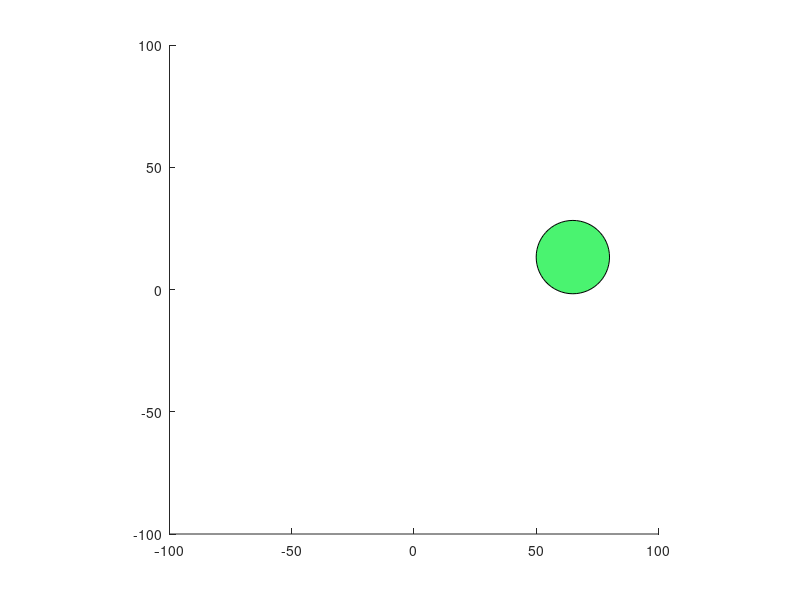

Write MATLAB code to recreate this figure. (Note: this script raises an error after producing the figure.)
%% Step 1: House keeping
clear          % delete all variables from workspace
close all      % close any opened figure window
clc            % clean the command window
 
disp('House keeping done.');

%% Step 2: Setting up the graphics
figure;
hold on;
axis equal;

axis([-100 100 -100 100]);

%% Step 3: Initialization
curvature=1; 
h=rectangle('Position',[50 0 15 15],'facecolor','r','curvature',[curvature curvature]);

th = 0:2:359;
xCen=50*cosd(th); % defined outside loop to save computations
yCen=50*sind(th); % defined outside loop to save computations
i=1;

%% Step 4: Executing for loop

while i
    
    color(1)=(255*rand(1))/255;
    color(2)=(255*rand(1))/255;
    color(3)=(255*rand(1))/255;
    
    set(h,'Position',[xCen(i),yCen(i),30,30],'curvature',[curvature curvature],'FaceColor',color); 
    pause(0.01);
    
    i=i+1;
    if i>359
        i = 0;
    end
end;